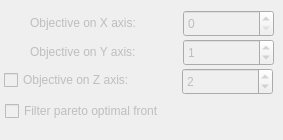
             <widget class="QFrame" name="view_frame_0">
              <property name="enabled">
               <bool>false</bool>
              </property>
              <property name="minimumSize">
               <size>
                <width>0</width>
                <height>140</height>
               </size>
              </property>
              <property name="frameShape">
               <enum>QFrame::NoFrame</enum>
              </property>
              <property name="frameShadow">
               <enum>QFrame::Raised</enum>
              </property>
              <widget class="QLabel" name="view_x_axis_label">
               <property name="enabled">
                <bool>false</bool>
               </property>
               <property name="geometry">
                <rect>
                 <x>30</x>
                 <y>14</y>
                 <width>161</width>
                 <height>17</height>
                </rect>
               </property>
               <property name="text">
                <string>Objective on X axis:</string>
               </property>
              </widget>
              <widget class="QLabel" name="view_y_axis_label">
               <property name="enabled">
                <bool>false</bool>
               </property>
               <property name="geometry">
                <rect>
                 <x>30</x>
                 <y>43</y>
                 <width>161</width>
                 <height>17</height>
                </rect>
               </property>
               <property name="text">
                <string>Objective on Y axis:</string>
               </property>
              </widget>
              <widget class="QSpinBox" name="view_x_axis">
               <property name="enabled">
                <bool>false</bool>
               </property>
               <property name="geometry">
                <rect>
                 <x>183</x>
                 <y>10</y>
                 <width>91</width>
                 <height>27</height>
                </rect>
               </property>
               <property name="minimum">
                <number>0</number>
               </property>
               <property name="maximum">
                <number>10000</number>
               </property>
               <property name="value">
                <number>0</number>
               </property>
              </widget>
              <widget class="QSpinBox" name="view_y_axis">
               <property name="enabled">
                <bool>false</bool>
               </property>
               <property name="geometry">
                <rect>
                 <x>183</x>
                 <y>39</y>
                 <width>91</width>
                 <height>27</height>
                </rect>
               </property>
               <property name="minimum">
                <number>0</number>
               </property>
               <property name="maximum">
                <number>10000</number>
               </property>
               <property name="value">
                <number>1</number>
               </property>
              </widget>
              <widget class="QSpinBox" name="view_z_axis">
               <property name="enabled">
                <bool>false</bool>
               </property>
               <property name="geometry">
                <rect>
                 <x>182</x>
                 <y>68</y>
                 <width>91</width>
                 <height>27</height>
                </rect>
               </property>
               <property name="minimum">
                <number>0</number>
               </property>
               <property name="maximum">
                <number>10000</number>
               </property>
               <property name="value">
                <number>2</number>
               </property>
              </widget>
              <widget class="QCheckBox" name="view_z_axis_check">
               <property name="enabled">
                <bool>false</bool>
               </property>
               <property name="geometry">
                <rect>
                 <x>4</x>
                 <y>69</y>
                 <width>171</width>
                 <height>22</height>
                </rect>
               </property>
               <property name="text">
                <string>Objective on Z axis:</string>
               </property>
              </widget>
              <widget class="QCheckBox" name="filter_pareto_front">
               <property name="enabled">
                <bool>false</bool>
               </property>
               <property name="geometry">
                <rect>
                 <x>5</x>
                 <y>100</y>
                 <width>261</width>
                 <height>22</height>
                </rect>
               </property>
               <property name="text">
                <string>Filter pareto optimal front</string>
               </property>
              </widget>
             </widget>
